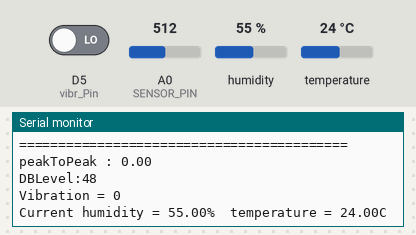
The sketch below on a simulated ESP8266 (NodeMCU). Shown: the last lines printed to the serial monitor. The inputs (shaded band) are chosen by the test bench; at power-on: humidity 55 %, temperature 24 °C, D5 (vibr_Pin) LOW, A0 (SENSOR_PIN) = 512. WiFi joins after 1.5 s; servers stay silent unless stated; web services answer with replies made up by the test bench.

Above: at 3.7 s.
3.8 s: humidity set to 22 %
At 5.6 s:
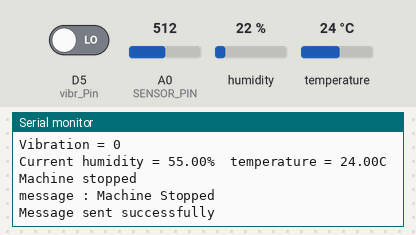
5.9 s: temperature set to 12 °C
At 7.2 s:
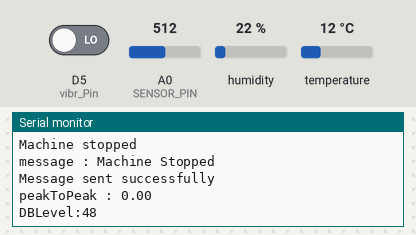
7.4 s: humidity set to 40 %
At 8.75 s:
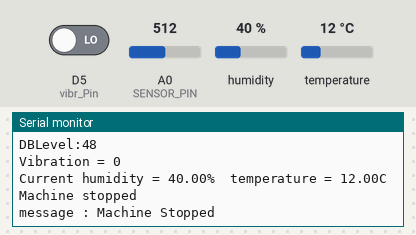

The sketch:

fashion.ino
```cpp
#define BLYNK_TEMPLATE_ID "TMPLVq4_Qpgg"
#define BLYNK_TEMPLATE_NAME "MACHINE DOWNTIME"
#define BLYNK_AUTH_TOKEN "C5UnuPk0rkUzpniK7tUyvcDFKThdZSNk"
#include <BlynkSimpleEsp8266.h>
#include "DHT.h"
#include <ESP8266WiFi.h>
#include <ESP8266HTTPClient.h>
#include <WiFiClient.h>
#include <UrlEncode.h>
#define SENSOR_PIN A0
#define vibr_Pin D5
#define DHTTYPE DHT11   // DHT 11
#define dht_dpin D1
#define BLYNK_PRINT Serial
#define BLYNK_TIMEOUT_MS 5000
DHT dht(dht_dpin, DHTTYPE);
char auth[] = "C5UnuPk0rkUzpniK7tUyvcDFKThdZSNk";
const char* ssid = "TECNO POVA 5G";
const char* pass = "1234567890";

const int sampleWindow = 50;
unsigned int sample;
float t;
long measurement;
int db;

String phoneNumber = "+919629769419";
String apiKey = "9776165";

void sendMessage(String message){
  Serial.print("message : ");
  Serial.println(message);
  // Data to send with HTTP POST
  String url = "http://api.callmebot.com/whatsapp.php?phone=" + phoneNumber + "&apikey=" + apiKey + "&text=" + urlEncode(message);
//  http://api.callmebot.com/whatsapp.php?phone=+919629769419&apikey=9776165&text=HI
  WiFiClient client;
  HTTPClient http;
  http.begin(client, url);

  // Specify content-type header
  http.addHeader("Content-Type", "application/x-www-form-urlencoded");

  // Send HTTP POST request
  int httpResponseCode = http.POST(url);
  if (httpResponseCode == 200){
    Serial.println("Message sent successfully");
  }
  else{
//    Serial.println("Error sending the message");
//    Serial.print("HTTP response code: ");
//    Serial.println(httpResponseCode);
  }

  // Free resources
  http.end();
  delay(2000);
}

BlynkTimer timer;

void setup() {

  Serial.begin(115200);


  Blynk.begin(auth, ssid, pass);

  WiFi.begin(ssid, pass);
  Serial.println("Connecting");
  while(WiFi.status() != WL_CONNECTED) {
    delay(500);
    Serial.print(".");
  }
  Serial.println("");
  Serial.print("Connected to WiFi network with IP Address: ");
  Serial.println(WiFi.localIP());

  Serial.begin(9600);
  dht.begin();
  pinMode (SENSOR_PIN, INPUT);
  pinMode(vibr_Pin, INPUT); //set vibr_Pin input for measurment
  Serial.println("Humidity and temperature \n\n");
  Serial.println("==========================================");
  delay(700);
}
void temp_data()
{
  float h = dht.readHumidity();
        t = dht.readTemperature();
  Serial.print("Current humidity = ");
  Serial.print(h);
  Serial.print("%  ");
  Serial.print("temperature = ");
  Serial.print(t);
  Serial.println("C  ");
  delay(800);
}
void loop() {
  unsigned long startMillis = millis();  // Start of sample window
  float peakToPeak = 0;  // peak-to-peak level
  unsigned int signalMax = 0;  //minimum value
  unsigned int signalMin = 1024;  //maximum value
  // collect data for 50 mS
  while (millis() - startMillis < sampleWindow)
  {
    sample = analogRead(SENSOR_PIN);  //get reading from microphone
    if (sample < 1024)  // toss out spurious readings
    {
      if (sample > signalMax)
      {
        signalMax = sample;  // save just the max levels
      }
      else if (sample < signalMin)
      {
        signalMin = sample;  // save just the min levels
      }
    }
  }
  peakToPeak = signalMax - signalMin;  // max - min = peak-peak amplitude
  Serial.print("peakToPeak : ");
  Serial.println(peakToPeak);
  db = map(peakToPeak, 20, 900, 49.5, 90);  //calibrate for deciBels;
  Serial.print("DBLevel:");
  Serial.println(db);
  measurement = TP_init();
  delay(50);
  Serial.print("Vibration = ");
  Serial.println(measurement);
  if (measurement > 1000) {
  }
  else {
  }
  temp_data();
  Machine_downtime();

    notify();
  Blynk.run();
  timer.run();
}
long TP_init() {
  delay(10);
  measurement = pulseIn (vibr_Pin, HIGH); //wait for the pin to get HIGH and returns measurement
  return measurement;
}

void Machine_downtime()
{

  if((t>20.00) && (measurement>50.00) && (db>40))
  {
    Serial.println("Machine running properly");
  }
  else
  {
    Serial.println("Machine stopped");
    sendMessage("Machine Stopped");
  }
}
void notify()
{

    Blynk.virtualWrite(V0, t);
    Blynk.virtualWrite(V2, measurement);
    Blynk.virtualWrite(V3, db);


}
```

Measured:
- after the input at 7.4 s, the serial monitor: prints a new line after 0.39 s (image 3)
